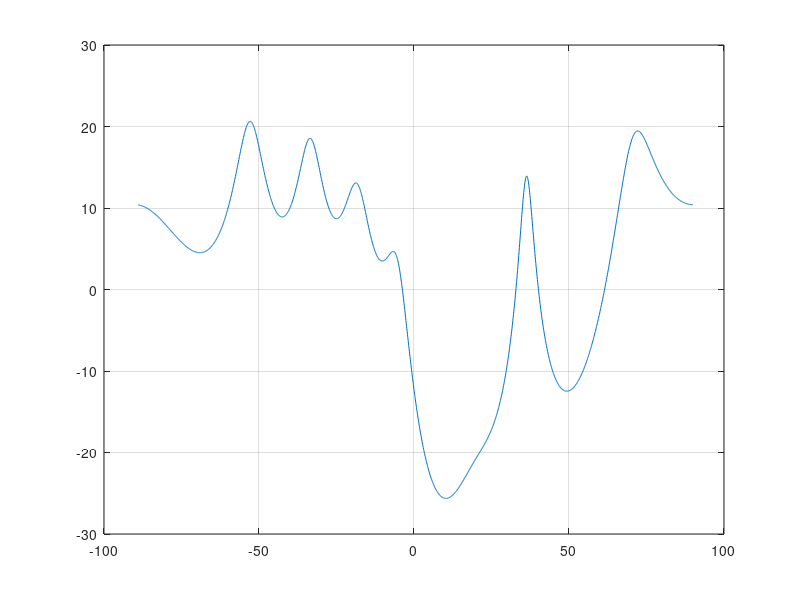

This figure's MATLAB source:
clear all;close all;clc;

source_num=1;
sensor_num=8;
B=4;%what is B?
N=1024;
snapshot_num=N;
w=[pi/6 pi/3 pi/2]';
l=((2*pi*3e8)/w(1)+(2*pi*3e8)/w(2)+(2*pi*3e8)/w(3))/3;
d=l/2;
snr=30;
source_doa=[pi/3 pi/4 pi/6];
j=sqrt(-1);

A=[exp(-j*(0:sensor_num-1)*d*2*pi*cos(source_doa(1))/l);exp(-j*(0:sensor_num-1)*d*2*pi*cos(source_doa(2))/l);exp(-j*(0:sensor_num-1)*d*2*pi*cos(source_doa(3))/l)].';%8*3

s=sqrt(10.^(snr/10))*exp(j*w*[0:N-1]);%  signal   3*1024

x=A*s+(1/sqrt(2))*(randn(sensor_num,N)+j*randn(sensor_num,N));%signal+noise   8*1024
%the majority problem lies here   T why not x?
T=1/sqrt(sensor_num)*[exp(-j*(0:sensor_num-1)'*pi*sin(1/sensor_num)) exp(-j*(0:sensor_num-1)'*pi*sin(2/sensor_num)) exp(-j*(0:sensor_num-1)'*pi*sin(4/sensor_num)) exp(-j*(0:sensor_num-1)'*pi*sin(6/sensor_num))];%8*4              
%T=1/sqrt(sensor_num)*x;%8*1024
T1=T'*T;%4*4 or 6*6
disp(T1);
y=T'*x;%4*8-8*1024  6*8-8*1024
R=y*y'/N;%4*4 6*6
[V,D]=eig(R);
D=diag(D);
disp(D);
Un=V(:,1:B-source_num);
disp(Un);
Gn=Un*Un';
disp(Gn);

searching_doa=-89:0.1:90;
 for i=1:length(searching_doa)
   a_theta=exp(-j*(0:sensor_num-1)'*2*pi*d*sin(pi*searching_doa(i)/180)/l);
   Pmusic(i)=1./abs((a_theta)'*T*Gn*T'*a_theta);
 end
plot(searching_doa,10*log(Pmusic));
grid;

%t=0:0.1:8;
%theta(n)=[30 45 60 90]
%S(n,t)=[2*sin(pi*t) 2*sin(pi*t) 2*sin(pi*t) 2*sin(pi*t)];%related with theta?
%for i=1:16
%   N(i,t)=randn(size(t));
%end
%j=sqrt(-1);
%X(i,t)=zeros(i,t);
%for i=1:16        %l=lamda/2  array unit---i
%   for n=1:4     %signal unit --- n
%       X(i,t)=X(i,t)+S(n,t)*exp(-j*pi*(i-1)*cos(theta(n)))
%   end
%    X(i,t)=X(i,t)+N(i,t)
%end
